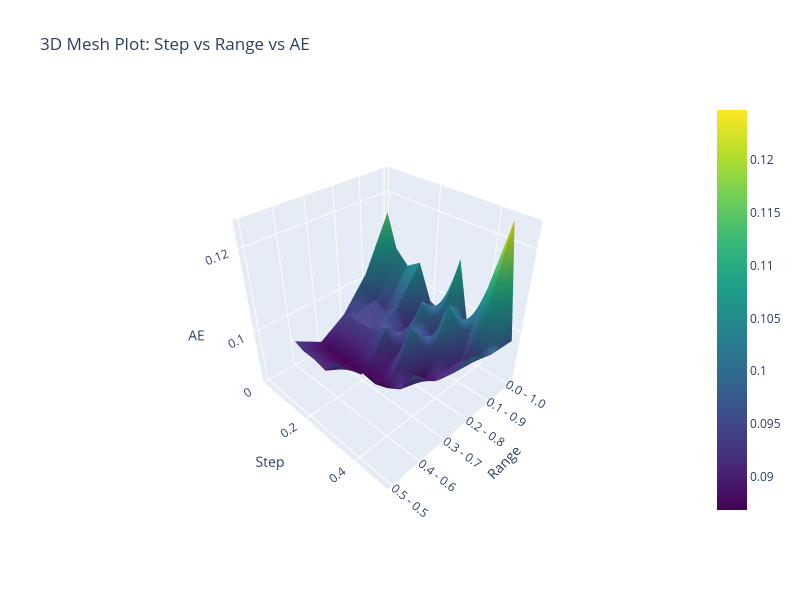
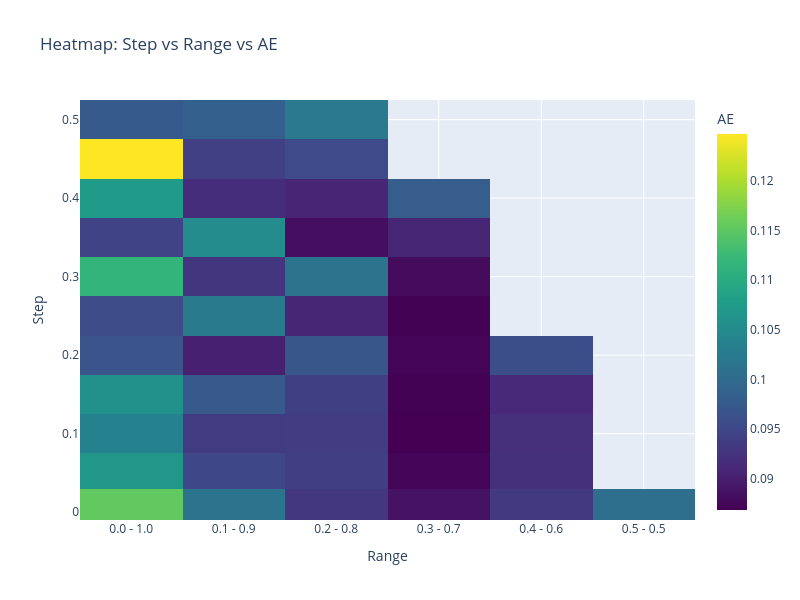

Notebook code for these charts, in order:
### Code cell
df_qnt = df[df['Qnt'] == 'DySyn-TS']

# Create a mesh/surface plot relating Step, Range, and AE
if df.empty:
    print("DataFrame 'df' is empty. Nothing to plot.")
else:
    # Prepare data for mesh plot
    df_mesh = df_qnt[["start", "finish", "step", "AE"]].dropna()
    
    # Sample data if too large
    # if len(df_mesh) > 100000:
    #     df_mesh = df_mesh.sample(n=100000, random_state=42)
    
    # Create mesh grid data
    # Group by start, finish, step and calculate mean AE
    mesh_data = df_mesh.groupby(['start', 'finish', 'step'])['AE'].mean().reset_index()
    
    # Create range column for better visualization (use actual range string)
    mesh_data['range_str'] = mesh_data['start'].astype(str) + ' - ' + mesh_data['finish'].astype(str)
    
    # Create the 3D surface plot
    fig = go.Figure()
    
    # Pivot data for surface plot using range_str instead of range_mid
    pivot_data = mesh_data.pivot_table(
        index='step', 
        columns='range_str', 
        values='AE', 
        aggfunc='mean'
    )
    
    # Get coordinates
    x_vals = pivot_data.columns  # range_str values
    y_vals = pivot_data.index    # step values
    z_vals = pivot_data.values   # AE values

    # Create surface plot
    fig.add_trace(go.Surface(
        x=list(range(len(x_vals))),  # Use numeric indices for x-axis
        y=y_vals,
        z=z_vals,
        colorscale='Viridis',
        name='AE Surface'
    ))
    
    # Update layout with custom x-axis labels
    fig.update_layout(
        title='3D Mesh Plot: Step vs Range vs AE',
        scene=dict(
            xaxis=dict(
                title='Range',
                tickmode='array',
                tickvals=list(range(len(x_vals))),
                ticktext=x_vals
            ),
            yaxis_title='Step',
            zaxis_title='AE',
            camera=dict(
                eye=dict(x=1.5, y=1.5, z=1.5)
            )
        ),
        width=800,
        height=600
    )
    
    fig.show()
    
    # Also create a 2D heatmap as alternative visualization
    fig2 = go.Figure(data=go.Heatmap(
        x=x_vals,
        y=y_vals,
        z=z_vals,
        colorscale='Viridis',
        colorbar=dict(title="AE")
    ))
    
    fig2.update_layout(
        title='Heatmap: Step vs Range vs AE',
        xaxis_title='Range',
        yaxis_title='Step',
        width=800,
        height=600
    )
    
    fig2.show()

### Figure 1 — Plotly figure (JSON) as saved in the notebook; plotly's stock layout.template omitted (floating-point values rounded to 4 significant figures)
{"data": [{"colorscale": [[0, "#440154"], [0.1111, "#482878"], [0.2222, "#3e4989"], [0.3333, "#31688e"], [0.4444, "#26828e"], [0.5556, "#1f9e89"], [0.6667, "#35b779"], [0.7778, "#6ece58"], [0.8889, "#b5de2b"], [1, "#fde725"]], "name": "AE Surface", "type": "surface", "x": [0, 1, 2, 3, 4, 5], "y": [0.01, 0.05, 0.1, 0.15, 0.2, 0.25, 0.3, 0.35, 0.4, 0.45, 0.5], "z": [[0.1153, 0.1015, 0.09314, 0.08876, 0.09322, 0.1007], [0.1069, 0.09514, 0.09383, 0.08724, 0.09214, NaN], [0.1036, 0.09351, 0.09373, 0.08687, 0.09204, NaN], [0.106, 0.09745, 0.09402, 0.08702, 0.0911, NaN], [0.09693, 0.09024, 0.09702, 0.08734, 0.09599, NaN], [0.09556, 0.1023, 0.09086, 0.08695, NaN, NaN], [0.1116, 0.09274, 0.1014, 0.08804, NaN, NaN], [0.09464, 0.1052, 0.08832, 0.09083, NaN, NaN], [0.1075, 0.09174, 0.09076, 0.09797, NaN, NaN], [0.1247, 0.09407, 0.09544, NaN, NaN, NaN], [0.09764, 0.09838, 0.1022, NaN, NaN, NaN]]}], "layout": {"height": 600, "scene": {"camera": {"eye": {"x": 1.5, "y": 1.5, "z": 1.5}}, "xaxis": {"tickmode": "array", "ticktext": ["0.0 - 1.0", "0.1 - 0.9", "0.2 - 0.8", "0.3 - 0.7", "0.4 - 0.6", "0.5 - 0.5"], "tickvals": [0, 1, 2, 3, 4, 5], "title": {"text": "Range"}}, "yaxis": {"title": {"text": "Step"}}, "zaxis": {"title": {"text": "AE"}}}, "title": {"text": "3D Mesh Plot: Step vs Range vs AE"}, "width": 800}}

### Figure 2 — Plotly figure (JSON) as saved in the notebook; plotly's stock layout.template omitted (floating-point values rounded to 4 significant figures)
{"data": [{"colorbar": {"title": {"text": "AE"}}, "colorscale": [[0, "#440154"], [0.1111, "#482878"], [0.2222, "#3e4989"], [0.3333, "#31688e"], [0.4444, "#26828e"], [0.5556, "#1f9e89"], [0.6667, "#35b779"], [0.7778, "#6ece58"], [0.8889, "#b5de2b"], [1, "#fde725"]], "type": "heatmap", "x": ["0.0 - 1.0", "0.1 - 0.9", "0.2 - 0.8", "0.3 - 0.7", "0.4 - 0.6", "0.5 - 0.5"], "y": [0.01, 0.05, 0.1, 0.15, 0.2, 0.25, 0.3, 0.35, 0.4, 0.45, 0.5], "z": [[0.1153, 0.1015, 0.09314, 0.08876, 0.09322, 0.1007], [0.1069, 0.09514, 0.09383, 0.08724, 0.09214, NaN], [0.1036, 0.09351, 0.09373, 0.08687, 0.09204, NaN], [0.106, 0.09745, 0.09402, 0.08702, 0.0911, NaN], [0.09693, 0.09024, 0.09702, 0.08734, 0.09599, NaN], [0.09556, 0.1023, 0.09086, 0.08695, NaN, NaN], [0.1116, 0.09274, 0.1014, 0.08804, NaN, NaN], [0.09464, 0.1052, 0.08832, 0.09083, NaN, NaN], [0.1075, 0.09174, 0.09076, 0.09797, NaN, NaN], [0.1247, 0.09407, 0.09544, NaN, NaN, NaN], [0.09764, 0.09838, 0.1022, NaN, NaN, NaN]]}], "layout": {"height": 600, "title": {"text": "Heatmap: Step vs Range vs AE"}, "width": 800, "xaxis": {"title": {"text": "Range"}}, "yaxis": {"title": {"text": "Step"}}}}
